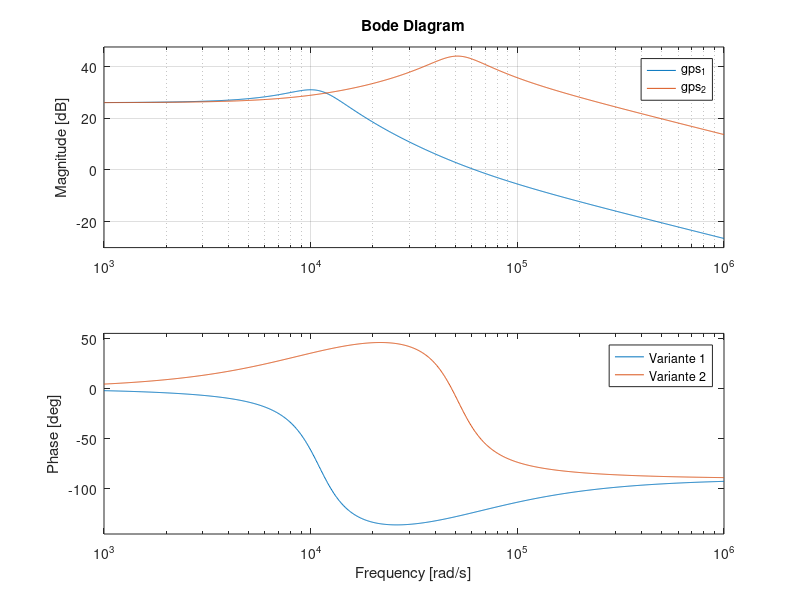

This figure's MATLAB source: (Note: this script raises an error after producing the figure.)
% Angenommene Variablenwerte 
w_lc = 1.1 * 10^4;
w_esr = 5.15 * 10^4;

% Feste Parameter
K_mod = 20;
d = 0.3; % wählbar 0 .. 1

% Variante 1 -> w_lc, w_esr entsprechen angenommenen Werten
z1 = [1/w_esr 1];
n1 = [1/(w_lc^2) 2*d/w_lc 1];
gps_1 = K_mod * tf(z1, n1);

% Variante 1 -> w_lc, w_esr vertauscht
z2 = [1/w_lc 1];
n2 = [1/(w_esr^2) 2*d/w_esr 1];
gps_2 = K_mod * tf(z2, n2);


bode(gps_1, gps_2), grid;
legend("Variante 1", "Variante 2")

% -> Variante 1 entspricht dargestelltem Bodediagramm ==> angenommene
% Variablenwerte korrekt 
save("mem.mat", "gps_1", '-append', '-nocompression');